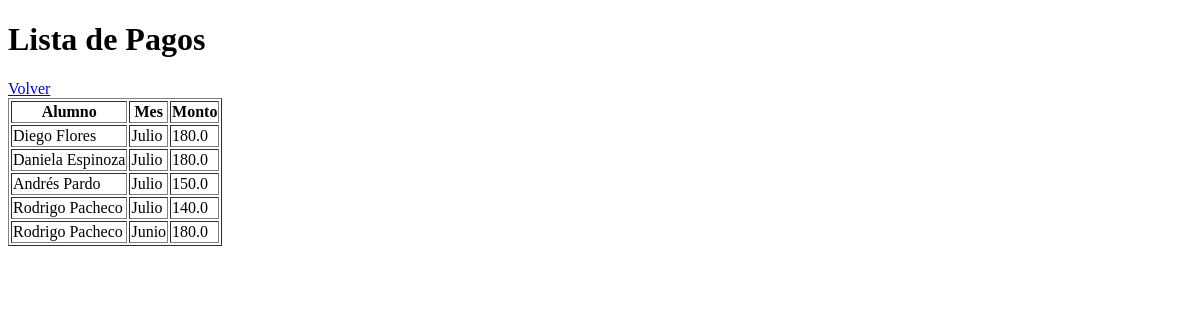
Page /pagos (signed in) on the earlier database version.
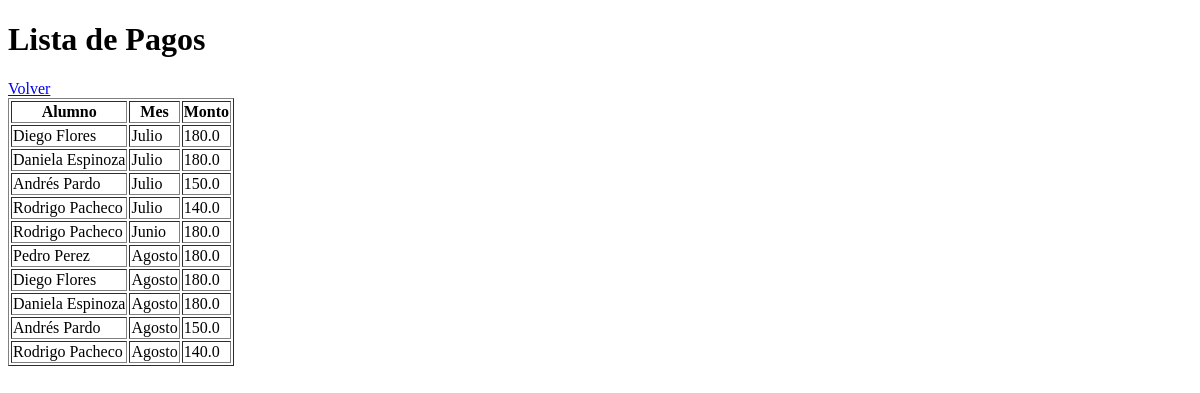
Same page on the later database version.
### app/models.py (models this page shows)
class Alumno(db.Model):
    id = db.Column(db.Integer, primary_key=True)  # ID único
    nombre = db.Column(db.String(100))            # Nombre del alumno
    edad = db.Column(db.Integer)                  # Edad
    telefono = db.Column(db.String(20))           # Teléfono
    categoria = db.Column(db.String(100))         # Categoría asignada
    plan = db.Column(db.String(50))               # Plan de inscripción
    monto_inscripcion = db.Column(db.Float)       # Monto exacto del plan especial
    nombre_padre = db.Column(db.String(100))      # Nombre del padre/tutor
    telefono_padre = db.Column(db.String(20))     # Teléfono del padre/tutor
    fecha_inscripcion = db.Column(db.Date)        # Fecha de inscripción
    fecha_vencimiento = db.Column(db.Date)        # Fecha de vencimiento de la mensualidad

class Pago(db.Model):
    id = db.Column(db.Integer, primary_key=True)
    alumno_id = db.Column(db.Integer, db.ForeignKey('alumno.id'))  # Relación con Alumno
    mes = db.Column(db.String(20))   # Mes del pago
    monto = db.Column(db.Float)      # Cantidad pagada

### app/routes/pagos.py (the view)
@pagos_bp.route('/pagos')
@login_required
def ver_pagos():
    pagos = Pago.query.all()
    resultado = []
    for p in pagos:
        alumno = Alumno.query.get(p.alumno_id)
        if alumno:
            resultado.append({
                "nombre": alumno.nombre,
                "mes": p.mes,
                "monto": p.monto
            })
    return render_template('pagos.html', pagos=resultado)

### templates/pagos.html (shortened to what this page needs)
<!DOCTYPE html>
<html>
<head>
</head>
<body>
<h1>Lista de Pagos</h1>
<a href="/">Volver</a>
<table border="1">
    <tr>
        <th>Alumno</th>
        <th>Mes</th>
        <th>Monto</th>
    </tr>
    {% for pago in pagos %}
    <tr>
        <td>{{ pago.nombre }}</td>
        <td>{{ pago.mes }}</td>
        <td>{{ pago.monto }}</td>
    </tr>
    {% endfor %}
</table>
</body>
</html>

Differences in the rows shown:
added Alumno: nombre "Pedro Perez"
added Pago: mes "Agosto", monto "180.0"
added Pago: mes "Agosto", monto "180.0"
added Pago: mes "Agosto", monto "180.0"
added Pago: mes "Agosto", monto "150.0"
added Pago: mes "Agosto", monto "140.0"
Other differences:
new list line: "Diego Flores"
new list line: "Daniela Espinoza"
new list line: "Andrés Pardo"
new list line: "Rodrigo Pacheco"
